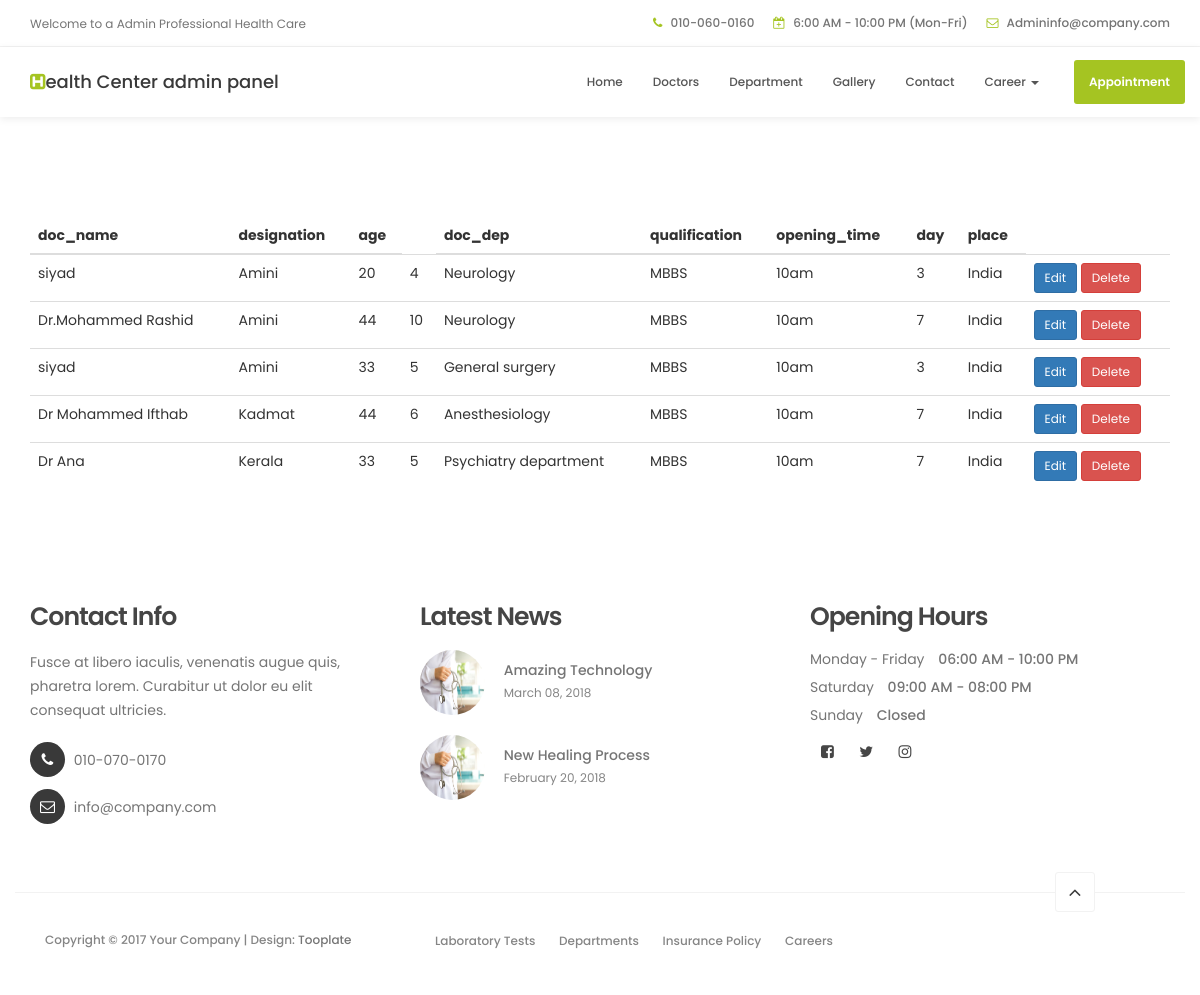
/admindoctorsdisplay/, run on the app's committed database.
### myapp/models.py (models this page shows, shortened)
class Doctors(models.Model):
    doc_name = models.CharField(max_length=30,null=True)
    doc_dep = models.ForeignKey(Department,on_delete=models.CASCADE,related_name='dep_name')
    designation = models.TextField(null=True)
    age = models.IntegerField(null=True)
    doc_img = models.ImageField(null=True,upload_to='doctors')
    exp = models.IntegerField(null=True)
    qualification = models.CharField(max_length=50,null=True)
    opening_time = models.CharField(max_length=30,null=True)
    day = models.CharField(max_length=30,null=True)
    place = models.CharField(max_length=30,null=True)

class Department(models.Model):
    Title = models.CharField(max_length=30,null=True)
    Description = models.TextField(max_length=200,null=True)
    def __str__(self):
        return self.Title

### myapp/views.py (the view)
# urls.py: path('admindoctorsdisplay/',views.admin_doctorsview,name='admindoctorsdisplay'),
def admin_doctorsview(request):
    doctors = Doctors.objects.all
    return render(request,'admin_doctors_dispaly.html',{'doctors':doctors})

### templates/admin_doctors_dispaly.html (shortened to what this page needs)
{%extends 'admin_base.html'%}
{%load static%}
{%block content%}
<div class="container" style="margin-top: 100px;">
    <table class="table caption-top">
  <thead>
    <tr>
      <th scope="col">doc_name</th>
      <th scope="col">designation</th>
      <th scope="col">age</th>
        <td>{{data.exp}}</td>
        <th scope="col">doc_dep</th>
        <th scope="col">qualification</th>
        <th scope="col">opening_time</th>
        <th scope="col">day</th>
         <th scope="col">place</th>
    </tr>
  </thead>
  <tbody>
 {% for data in doctors%}
    <tr>
       <td>{{data.doc_name}}</td>
       <td>{{data.designation}}</td>
       <td>{{data.age}}</td>
        <td>{{data.exp}}</td>
       <td>{{data.doc_dep}}</td>
       <td>{{data.qualification}}</td>
       <td>{{data.opening_time}}</td>
       <td>{{data.day}}</td>
       <td>{{data.place}}</td>
        <td>
            <a href="/adminedit/{{data.id}}" class="btn btn-primary btn-sm">
                         Edit
                    </a>
            <a href="/admindelete/{{data.id}}" class="btn btn-danger btn-sm">
                         Delete
            </a>
        </td>
    </tr>
  {%endfor%}
  </tbody>
</table>
</div>
{%endblock%}

### static/css/tooplate-style.css (style rules this page uses)
body { background: #ffffff; font-family: 'Poppins', sans-serif; overflow-x: hidden; }
html { -webkit-font-smoothing: antialiased; }
a { color: #252525; -webkit-transition: 0.5s; transition: 0.5s; text-decoration: none !important; }

### data on the page
Doctors: doc_name "siyad", designation "Amini", age "20", exp "4", doc_dep "Neurology", qualification "MBBS", opening_time "10am", day "3", place "India"
Doctors: doc_name "Dr.Mohammed Rashid", designation "Amini", age "44", exp "10", doc_dep "Neurology", qualification "MBBS", opening_time "10am", day "7", place "India"
Doctors: doc_name "siyad", designation "Amini", age "33", exp "5", doc_dep "General surgery", qualification "MBBS", opening_time "10am", day "3", place "India"
Doctors: doc_name "Dr Mohammed Ifthab", designation "Kadmat", age "44", exp "6", doc_dep "Anesthesiology", qualification "MBBS", opening_time "10am", day "7", place "India"
Doctors: doc_name "Dr Ana", designation "Kerala", age "33", exp "5", doc_dep "Psychiatry department", qualification "MBBS", opening_time "10am", day "7", place "India"
